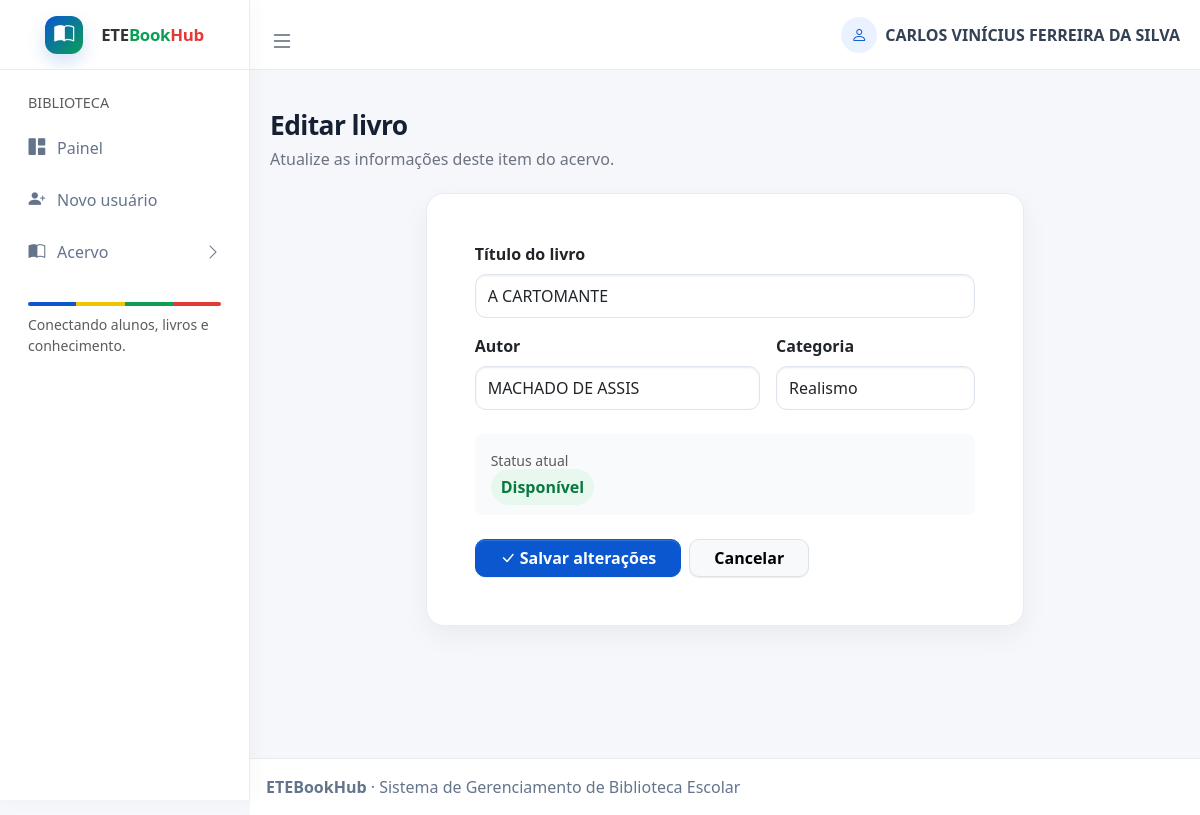
The page /editar_livro/3 (signed in) on the database its author committed.
### tables this page shows
CREATE TABLE livro(
   id integer primary key autoincrement,
   titulo varchar(150) not null,
   autor varchar(120) not null,
   categoria varchar(60),
   status varchar(20) default 'disponivel',
   imagem blob,
   img varchar(100)
);

### app.py (the view, shortened to what this page needs)
@app.route("/editar_livro/<int:id_livro>", methods=["GET", "POST"])
@login_required
def editarLivro(id_livro):
    livro = buscar_livro(id_livro)
    if livro is None:
        flash("Livro não encontrado.", "danger")
        return redirect(url_for("listarLivros"))
    return render_template("admin/editar_livro.html", livro=livro)

### app.py (called while the page is built)
def login_required(view):
    @wraps(view)
    def wrapped_view(*args, **kwargs):
        if session.get("usuario_id") is None:
            flash("Entre com sua conta para acessar o acervo.", "warning")
            return redirect(url_for("login"))
        return view(*args, **kwargs)
    return wrapped_view

### database.py (called while the page is built)
def conexao():
    conn = sqlite3.connect("biblioteca.db")
    conn.row_factory = sqlite3.Row
    return conn

def buscar_livro(id_livro):
    conn = conexao()
    livro = conn.execute(
        "SELECT * FROM livro WHERE id = ?", (id_livro,)
    ).fetchone()
    conn.close()
    return livro

### templates/admin/editar_livro.html (shortened to what this page needs)
{% extends 'admin/base.html' %}
{% block content %}
<div class="page-heading"><h1>Editar livro</h1><p>Atualize as informações deste item do acervo.</p></div>
<div class="row justify-content-center"><div class="col-xl-8"><div class="card"><div class="card-body p-4 p-lg-5">
<form method="POST">
  <div class="row g-3">
    <div class="col-12"><label for="titulo" class="form-label fw-semibold">Título do livro</label><input type="text" class="form-control" id="titulo" name="titulo" value="{{ livro['titulo'] }}" required></div>
    <div class="col-md-7"><label for="autor" class="form-label fw-semibold">Autor</label><input type="text" class="form-control" id="autor" name="autor" value="{{ livro['autor'] }}" required></div>
    <div class="col-md-5"><label for="categoria" class="form-label fw-semibold">Categoria</label><input type="text" class="form-control" id="categoria" name="categoria" value="{{ livro['categoria'] or '' }}"></div>
  </div>
  <div class="mt-4 p-3 rounded-3" style="background:#f8fafc"><small class="text-muted d-block mb-1">Status atual</small>{% if livro['status'] == 'disponivel' %}<span class="badge-soft badge-available">Disponível</span>{% else %}<span class="badge-soft badge-loaned">Emprestado</span>{% endif %}</div>
  <div class="d-flex gap-2 mt-4"><button type="submit" class="btn btn-primary px-4"><i class="bi bi-check-lg me-1"></i>Salvar alterações</button><a href="{{ url_for('listarLivros') }}" class="btn btn-light border px-4">Cancelar</a></div>
</form>
</div></div></div></div>
{% endblock %}

### static/css/etebookhub.css (style rules this page uses)
:root { --ete-blue: #0b57d0; --ete-blue-dark: #083b8f; --ete-green: #0a9f55; --ete-yellow: #f5c400; --ete-red: #e53935; --ete-bg: #f5f7fb; --ete-text: #172033; --ete-muted: #6b7280; --ete-border: #e8ecf2; --ete-radius: 18px; }
body { background: var(--ete-bg) !important; color: var(--ete-text); }
.page-heading { margin-bottom: 22px; }
.page-heading h1 { font-size:1.65rem; font-weight:800; letter-spacing:-.6px; margin:0; }
.page-heading p { margin:5px 0 0; color:var(--ete-muted); }
.card, .small-box { border:1px solid var(--ete-border) !important; border-radius:var(--ete-radius) !important; box-shadow:0 10px 28px rgba(15,23,42,.05) !important; overflow:hidden; }
.card { background:#fff; }
.card-body { padding:20px; }
.btn { border-radius:10px !important; font-weight:600; }
.btn-primary { background:var(--ete-blue) !important; border-color:var(--ete-blue) !important; }
.form-control, .form-select { border-radius:11px; border-color:#dfe5ed; min-height:44px; }
.badge-soft { border-radius:999px; padding:7px 10px; font-weight:700; }
.badge-available { background:#e8f8ef; color:#087a40; }

### rows shown on the page
livro: titulo "A CARTOMANTE", autor "MACHADO DE ASSIS", categoria "Realismo"

### other values the page prints
{{ session.get('usuario_nome', 'Visitante') }} "CARLOS VINÍCIUS FERREIRA DA SILVA"
